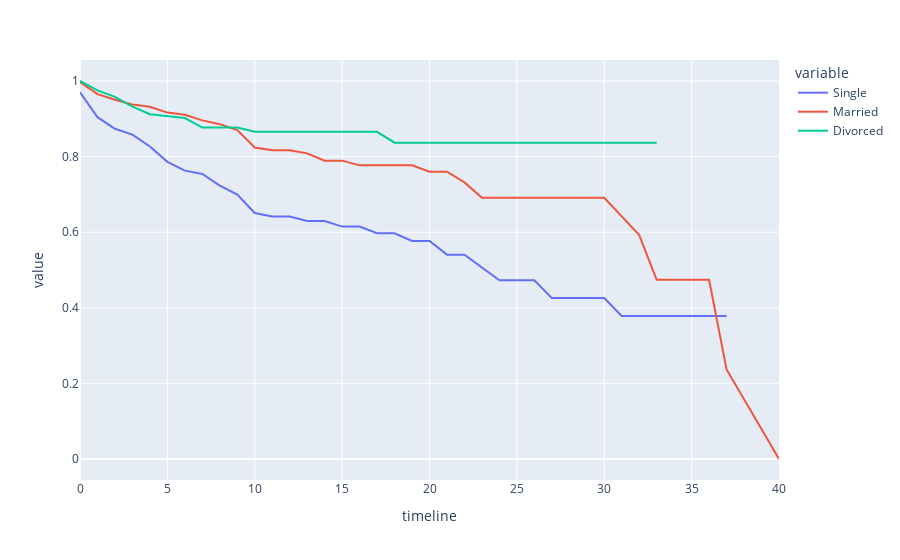

The cell this chart's notebook holds for it:
### Markdown cell above
## 4. Let's switch to looking at retention rates from another demographic perspective: marital status. Generate and plot survival curves for the different marital statuses by number of years at the company.

### Code cell
marital_years_attrition = survival(data, 'MaritalStatus', 'YearsAtCompany', 'Attrition')
print(marital_years_attrition)
marital_years_attrition.plot(kind='line')

### Figure 1 — Plotly figure (JSON) as saved in the notebook; plotly's stock layout.template omitted (floating-point values rounded to 4 significant figures)
{"data": [{"hovertemplate": "variable=Single<br>timeline=%{x}<br>value=%{y}<extra></extra>", "legendgroup": "Single", "line": {"color": "#636efa", "dash": "solid"}, "marker": {"symbol": "circle"}, "mode": "lines", "name": "Single", "orientation": "v", "showlegend": true, "type": "scatter", "x": [0, 1, 2, 3, 4, 5, 6, 7, 8, 9, 10, 11, 12, 13, 14, 15, 16, 17, 18, 19, 20, 21, 22, 23, 24, 25, 26, 27, 29, 30, 31, 32, 33, 34, 36, 37, 40], "xaxis": "x", "y": [0.9702, 0.9044, 0.8736, 0.8581, 0.8268, 0.7861, 0.7628, 0.754, 0.7234, 0.6997, 0.6507, 0.6413, 0.6413, 0.6294, 0.6294, 0.6148, 0.6148, 0.5972, 0.5972, 0.5766, 0.5766, 0.5406, 0.5406, 0.5068, 0.473, 0.473, 0.473, 0.4257, 0.4257, 0.4257, 0.3784, 0.3784, 0.3784, 0.3784, 0.3784, 0.3784, null], "yaxis": "y"}, {"hovertemplate": "variable=Married<br>timeline=%{x}<br>value=%{y}<extra></extra>", "legendgroup": "Married", "line": {"color": "#EF553B", "dash": "solid"}, "marker": {"symbol": "circle"}, "mode": "lines", "name": "Married", "orientation": "v", "showlegend": true, "type": "scatter", "x": [0, 1, 2, 3, 4, 5, 6, 7, 8, 9, 10, 11, 12, 13, 14, 15, 16, 17, 18, 19, 20, 21, 22, 23, 24, 25, 26, 27, 29, 30, 31, 32, 33, 34, 36, 37, 40], "xaxis": "x", "y": [0.997, 0.9654, 0.9506, 0.9381, 0.932, 0.9164, 0.9109, 0.8958, 0.8858, 0.8702, 0.8239, 0.817, 0.817, 0.8086, 0.7894, 0.7894, 0.7768, 0.7768, 0.7768, 0.7768, 0.7599, 0.7599, 0.7318, 0.6911, 0.6911, 0.6911, 0.6911, 0.6911, 0.6911, 0.6911, 0.6418, 0.5924, 0.4739, 0.4739, 0.4739, 0.237, 0], "yaxis": "y"}, {"hovertemplate": "variable=Divorced<br>timeline=%{x}<br>value=%{y}<extra></extra>", "legendgroup": "Divorced", "line": {"color": "#00cc96", "dash": "solid"}, "marker": {"symbol": "circle"}, "mode": "lines", "name": "Divorced", "orientation": "v", "showlegend": true, "type": "scatter", "x": [0, 1, 2, 3, 4, 5, 6, 7, 8, 9, 10, 11, 12, 13, 14, 15, 16, 17, 18, 19, 20, 21, 22, 23, 24, 25, 26, 27, 29, 30, 31, 32, 33, 34, 36, 37, 40], "xaxis": "x", "y": [1, 0.9752, 0.9581, 0.9321, 0.9122, 0.9078, 0.9021, 0.8769, 0.8769, 0.8769, 0.8657, 0.8657, 0.8657, 0.8657, 0.8657, 0.8657, 0.8657, 0.8657, 0.8368, 0.8368, 0.8368, 0.8368, 0.8368, 0.8368, 0.8368, 0.8368, 0.8368, 0.8368, 0.8368, 0.8368, 0.8368, 0.8368, 0.8368, null, null, null, null], "yaxis": "y"}], "layout": {"legend": {"title": {"text": "variable"}, "tracegroupgap": 0}, "margin": {"t": 60}, "xaxis": {"anchor": "y", "domain": [0, 1], "title": {"text": "timeline"}}, "yaxis": {"anchor": "x", "domain": [0, 1], "title": {"text": "value"}}}}
